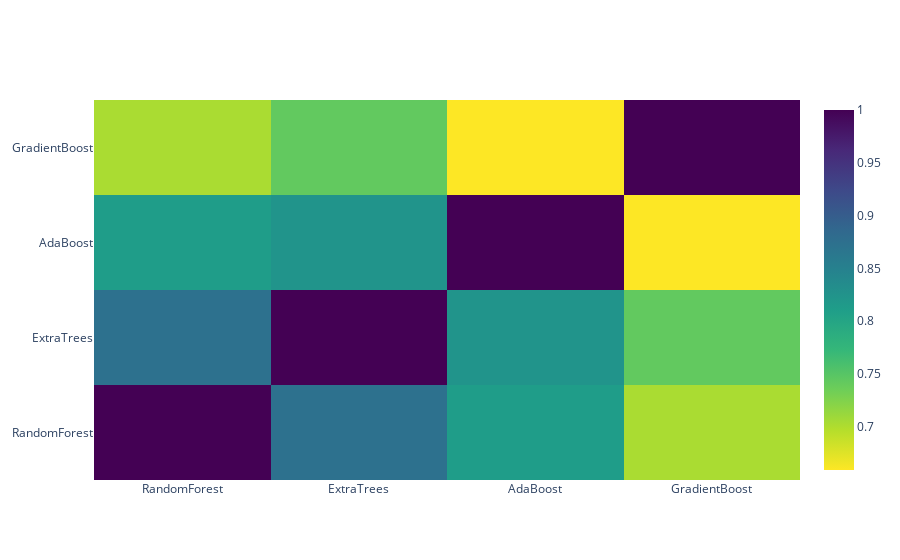

Notebook source saved alongside this figure:
### Code cell
data = [
    go.Heatmap(
        z= base_predictions_train.astype(float).corr().values ,
        x=base_predictions_train.columns.values,
        y= base_predictions_train.columns.values,
          colorscale='Viridis',
            showscale=True,
            reversescale = True
    )
]
py.iplot(data, filename='labelled-heatmap')

### Figure 1 — Plotly figure (JSON) as saved in the notebook; plotly's stock layout.template omitted (floating-point values rounded to 4 significant figures)
{"data": [{"colorscale": [[0, "#440154"], [0.1111, "#482878"], [0.2222, "#3e4989"], [0.3333, "#31688e"], [0.4444, "#26828e"], [0.5556, "#1f9e89"], [0.6667, "#35b779"], [0.7778, "#6ece58"], [0.8889, "#b5de2b"], [1, "#fde725"]], "reversescale": true, "showscale": true, "type": "heatmap", "x": ["RandomForest", "ExtraTrees", "AdaBoost", "GradientBoost"], "y": ["RandomForest", "ExtraTrees", "AdaBoost", "GradientBoost"], "z": [[1, 0.874, 0.8119, 0.7027], [0.874, 1, 0.8242, 0.743], [0.8119, 0.8242, 1, 0.6592], [0.7027, 0.743, 0.6592, 1]]}], "layout": {}}
